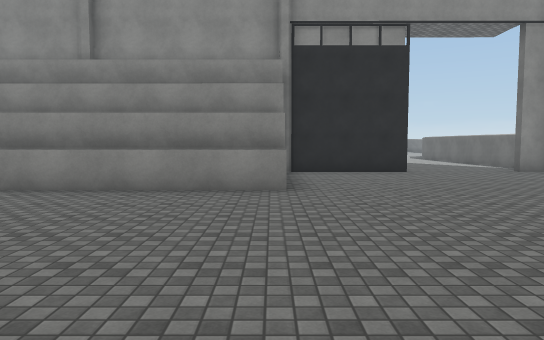
view 1 (above)

24 first-person views from a walk through a scene from a Unity 3-D project. The camera is 1.5 m above the floor, tilts 4° down and sees 70° across. The floor is counted in squares, 2 m on a side. Each view is taken from the middle of a square. On the plan, view 1 faces up. The plan holds only what a view shows up to about 12 squares ahead; the rest is blank. The place goes on beyond the plan. Surface patterns are stand-ins for the level's own textures.

view 2
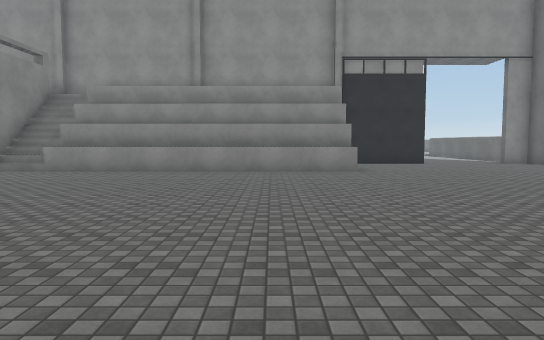

view 3
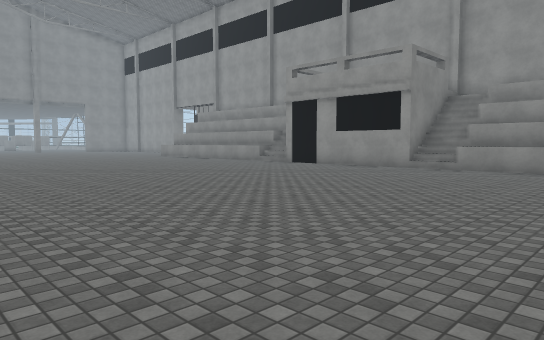

view 4
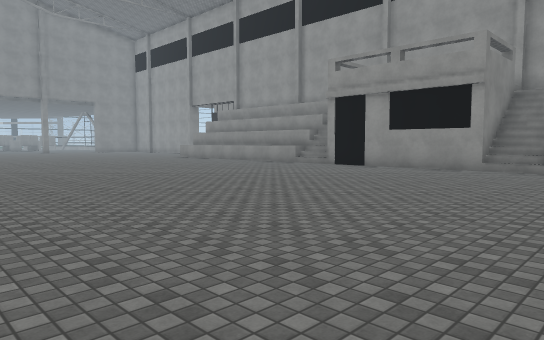

view 5
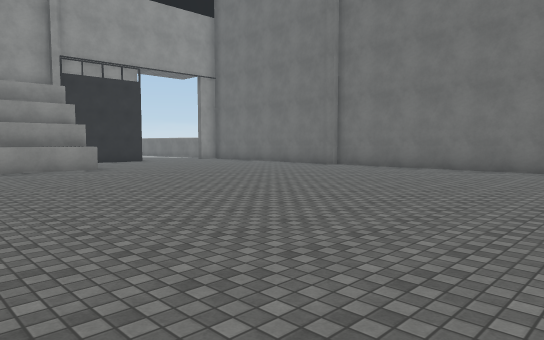

view 6
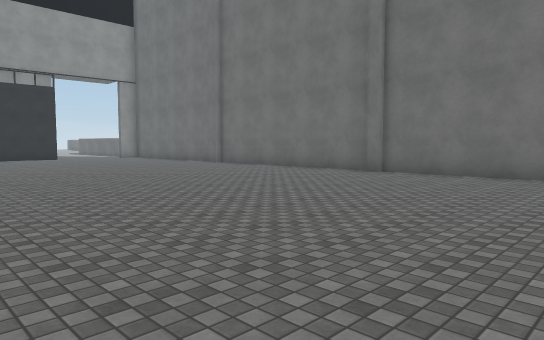

view 7
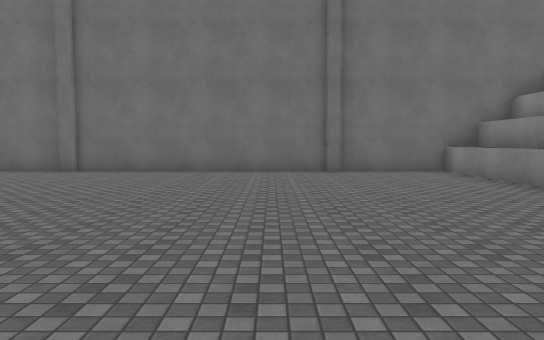

view 8
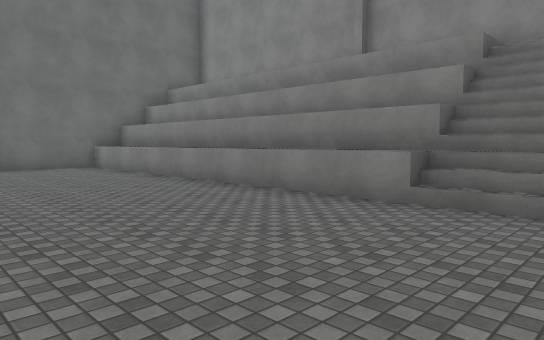

view 9
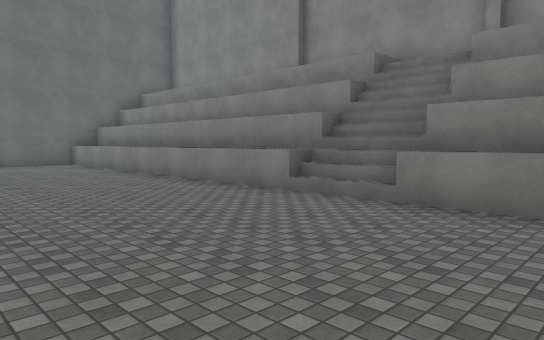

view 10
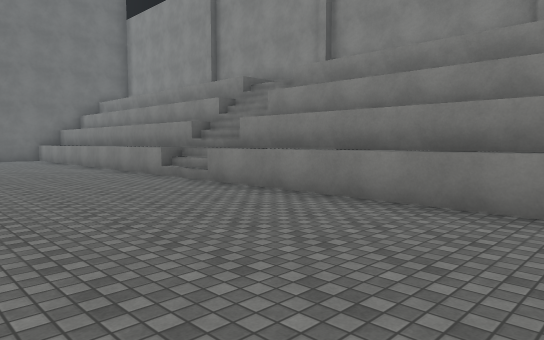

view 11
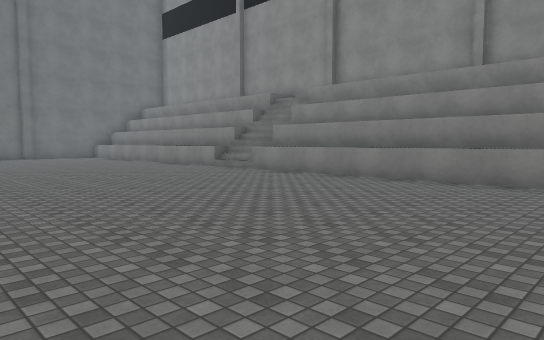

view 12
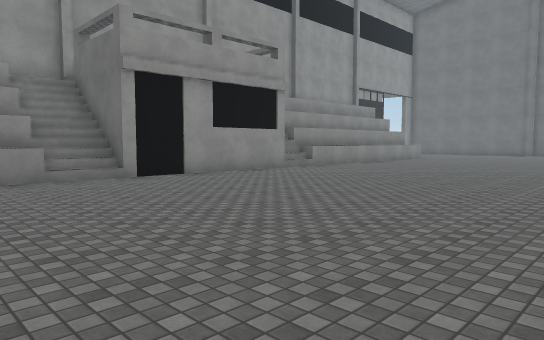

view 13
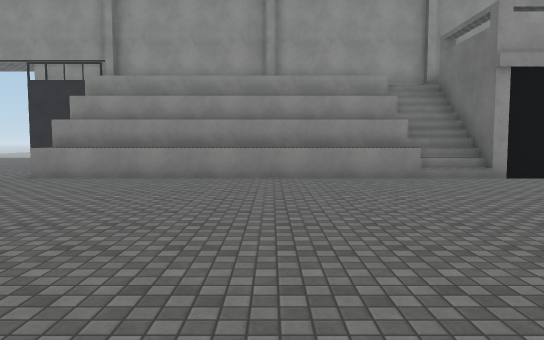

view 14
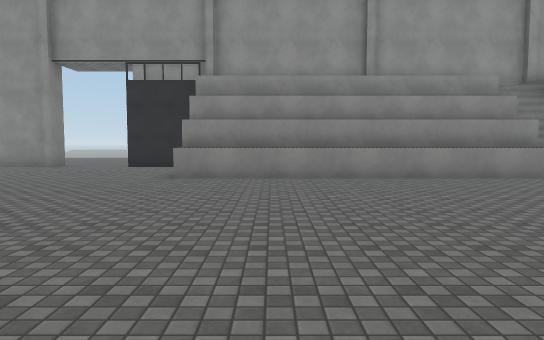

view 15
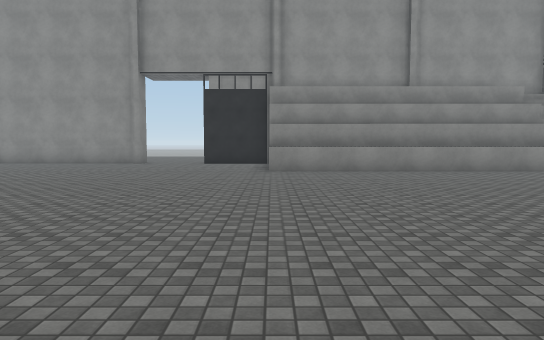

view 16
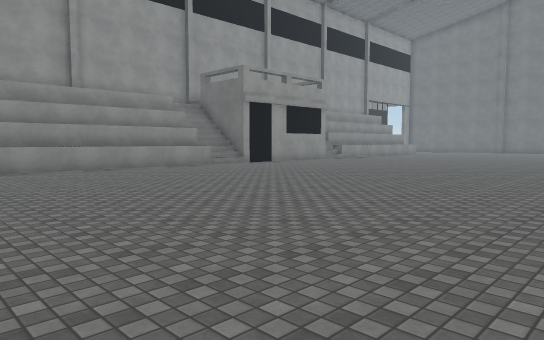

view 17
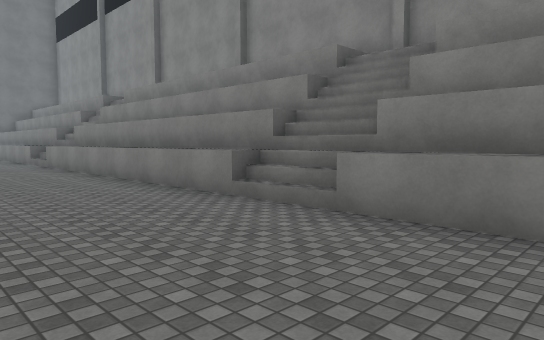

view 18
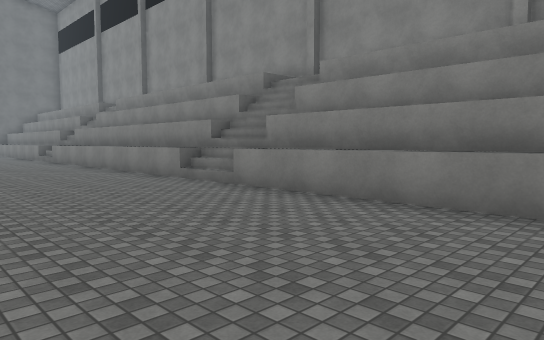

view 19
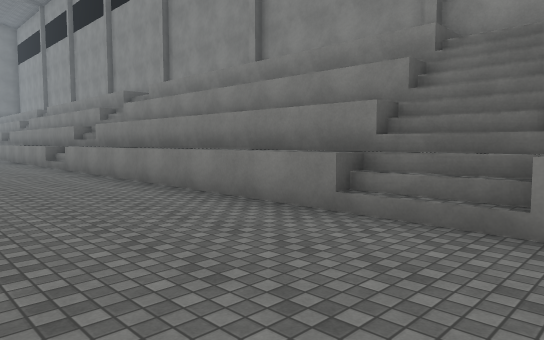

view 20
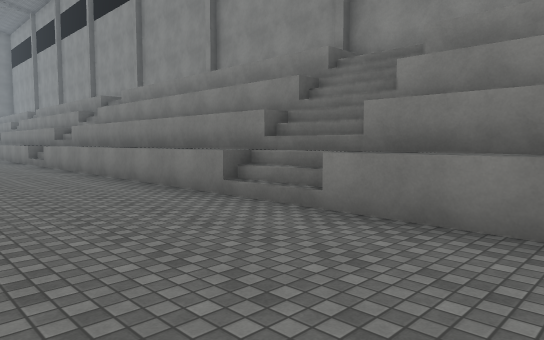

view 21
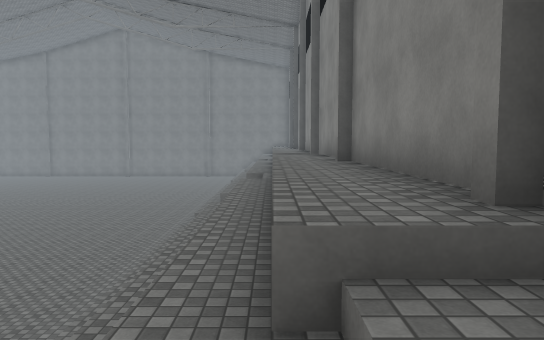

view 22
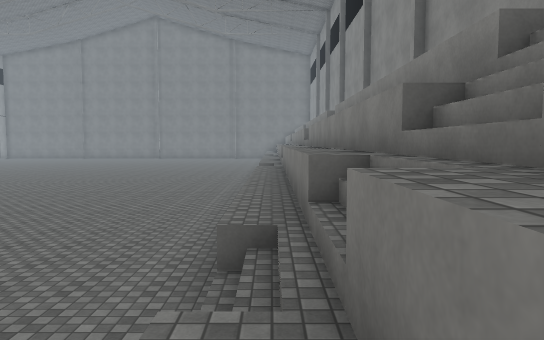

view 23
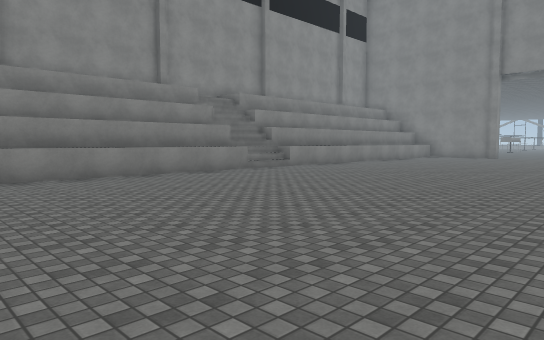

view 24
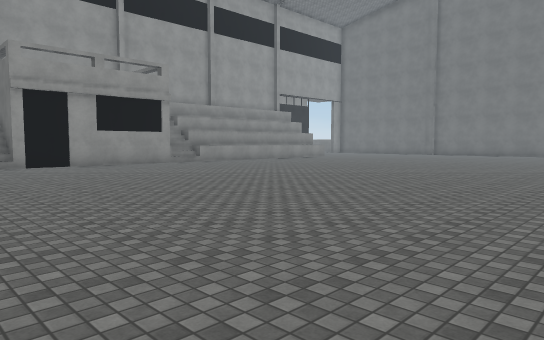

### Floor plan
Key: @ floor where view 1 was taken; # wall or solid block; x gap in a wall; . main floor; : floor 1.25 m higher than the main floor; + floor 2.5 m higher than the main floor; * floor 4.75 m higher than the main floor; % floor 5.25 m higher than the main floor; / step, stairs or slope; = window, fence, low wall or low ledge.
Columns run from 29 left of view 1 to 8 right of it. Each row starts with its distance up from view 1.
 12                                   ...#
 11                                  ....
 10 #..#############      ###########...#
  9 ...../       //x   x//       %......
  8 .....#########/#   #/#########......
  7 ...../       =/#   #/#   +++++......
  6 .....//////////#####//////...#.....
  5 ..................................
  4 ..................................
  3 ...................................
  2  ...................................
  1  ...................................#
  0   ...........................@......#
 -1    .................................#
 -2    .................................#
 -3     ................................#
 -4      ...............................#
 -5      . ................... .........#
 -6     .................      .........#
 -7 .........................  .........#
 -8 ....................................#
 -9 ....................................#
-10 ....................................#
-11  ...................................#
-12 ....................................#
-13 ....................................#
-14  :://::::::::://::::::::://:::::::::#
-15  ///////////////////////////////////#
-16    //////////#//#        //         #
-17   ##*%%%%%%%%%            /
-18    ###############################

Where each view was taken, in squares from view 1:
view 1: 0 up, 0 right, facing up
view 2: 4 down, 2 left, facing up
view 3: 5 down, 4 left, facing up-left
view 4: 5 down, 6 left, facing up-left
view 5: 5 down, 4 left, facing up-right
view 6: 9 down, 2 left, facing up-right
view 7: 9 down, 3 left, facing right
view 8: 9 down, 5 left, facing down-right
view 9: 9 down, 7 left, facing down-right
view 10: 9 down, 11 left, facing down-right
view 11: 6 down, 13 left, facing down-right
view 12: 2 down, 18 left, facing up-right
view 13: 2 down, 19 left, facing up
view 14: 2 down, 22 left, facing up
view 15: 4 down, 24 left, facing up
view 16: 5 down, 24 left, facing up-right
view 17: 10 down, 18 left, facing down-right
view 18: 9 down, 21 left, facing down-right
view 19: 10 down, 27 left, facing down-right
view 20: 10 down, 29 left, facing down-right
view 21: 16 down, 26 left, facing right
view 22: 14 down, 28 left, facing right
view 23: 5 down, 17 left, facing down-left
view 24: 7 down, 17 left, facing up-right
